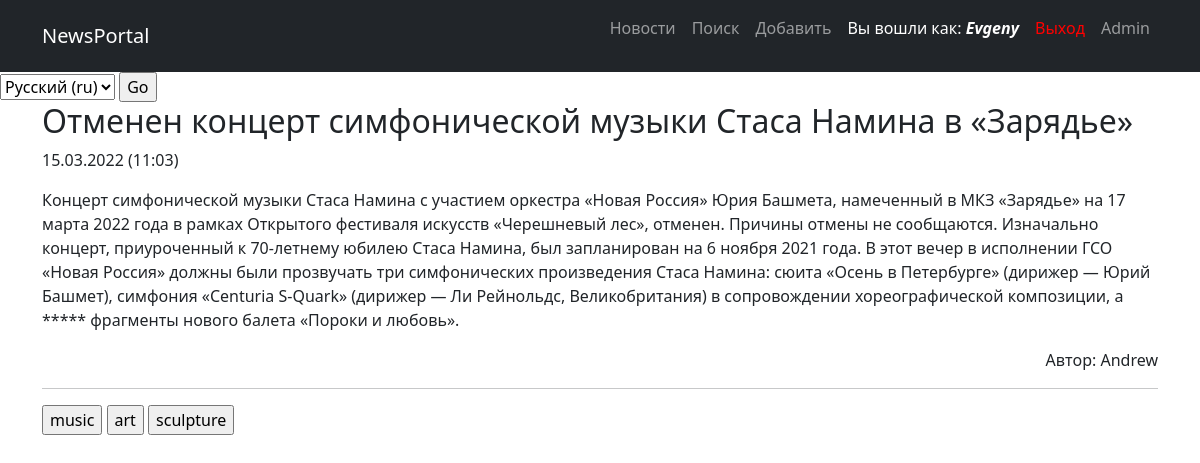
The app's page /news/325 (signed in) with its own data.
### newsportal/models.py (models this page shows, shortened)
class Post(models.Model):
    post = 'post'
    news = 'news'
    TYPE_POST = [
        (post, 'Post'),
        (news, 'News'),
    ]
    date_post = models.DateTimeField(auto_now_add=True)
    type_post = models.CharField(max_length=4, choices=TYPE_POST, default=post)
    title_post = models.TextField()
    body_post = models.TextField()
    rate_post = models.IntegerField(default=0)
    author_post = models.ForeignKey("Author", on_delete=models.CASCADE)
    category_post = models.ManyToManyField(Category)

class Author(models.Model):
    rating = models.IntegerField(default=0)
    user = models.OneToOneField(User, on_delete=models.CASCADE)
    def __str__(self):
        return f'{self.user.username}'

class Category(models.Model):
    name = models.CharField(max_length=255, unique=True)
    subscribers = models.ManyToManyField(User)
    def __str__(self):
        return f'{self.name}'

### newsportal/views.py (the view)
# urls.py: path('<int:pk>', NewsPost.as_view(), name='news_detail'),
class NewsPost(DetailView):
    model = Post
    template_name = 'newspost.html'
    context_object_name = 'newspost'
    queryset = Post.objects.all()
    def get_context_data(self, *args, **kwargs):
        if self.request.user.is_authenticated:
            id = self.kwargs.get('pk')
            cat_list = []
            cats = Category.objects.filter(post__pk=id, subscribers=self.request.user).values('name')
            for cat in cats:
                cat_list.append(cat['name'])
            return {
                **super().get_context_data(*args, **kwargs),
                'list_cats': cat_list,
            }
        else:
            return {
                **super().get_context_data(*args, **kwargs),
                'not_authenticated': not self.request.user.is_authenticated,
            }
    def get_object(self, *args, **kwargs):
        obj = cache.get(f'post-{self.kwargs["pk"]}', None)
        if not obj:
            obj = super().get_object(queryset=self.queryset)
            cache.set(f'post-{self.kwargs["pk"]}', obj)
        return obj

### newsportal/templatetags/custom_filters.py (called while the page is built)
@register.filter(name='censor')
@stringfilter
def censor(value):
    lowtext = ''
    stopword = ['бес', 'вам', 'ами', 'ние', 'импресс', 'также']
    ln = len(stopword)
    censored_text = ''
    text = ''
    block = '*'
    for i in value:
        text += i
        lowtext = text.lower()
        flag = 0
        for j in stopword:
            if not lowtext in j:
                flag += 1
            if lowtext == j:
                censored_text += block * len(text)
                flag -= 1
                text = ''
        if flag == ln:
            censored_text += text
            text = ''
    if lowtext != '' and lowtext not in stopword:
        censored_text += text
    elif lowtext != '':
        censored_text += block * len(text)
    return censored_text

### templates/newspost.html (shortened to what this page needs)
{% extends 'account/base.html' %}
{% load i18n %}
{% load custom_filters %}
{% block content %}
<h2>{{newspost.title_post|censor}}</h2>
<p>{{newspost.date_post|date:'d.m.Y (h:m)' }}</p>
<p>{{newspost.body_post|censor}}</p>
<p align="right">{% trans 'Автор' %}: {{newspost.author_post}}</p>
<hr>
{% if not_authenticated %}
    {% for category in newspost.category_post.all %}
        <li style="display:inline;">{{category}}</li>
    {% endfor %}
{% else %}
    <form action="{% url 'subscribe' newspost.pk %}" method="POST">
        {% for category in newspost.category_post.all %}
                {% if category.name in list_cats %}
                    <li style="display:inline;">{{category}}</li>
                {% else %}
                    <li style="display:inline;"><input type="submit" name="category" value="{{category}}"></li>
                {% endif %}
        {% endfor %}
    </form>
{% endif %}
{% endblock content %}

### templates/account/base.html (shortened to what this page needs)
<!DOCTYPE html>
{% load i18n %}
<html lang="en" xmlns="http://www.w3.org/1999/html">
    <head>
        {% load static %}
        <link href="{% static 'css/styles.css' %}" rel="stylesheet" />
    </head>
    <body>
        <nav class="navbar navbar-expand-lg navbar-dark bg-dark">
            <div class="container">
                <a class="navbar-brand" href="{% url 'news_list' %}">NewsPortal</a>
                {% load cache %}
                {% cache 30 body %}
                {% block body %}
                <div class="collapse navbar-collapse" id="navbarSupportedContent">
                    <ul class="navbar-nav ms-auto mb-2 mb-lg-0">
                        <li class="nav-item"><a class="nav-link" href="{% url 'news_list' %}">{% trans "Новости" %}</a></li>
                        <li class="nav-item"><a class="nav-link" href="{% url 'news_search' %}">{% trans "Поиск" %}</a></li>
                    {% if user.is_authenticated %}
                        <li class="nav-item"><a class="nav-link" href="{% url 'news_add' %}">{% trans "Добавить" %}</a></li>
                        <li class="nav-item"><p style="color:white" class="nav-link">{% trans "Вы вошли как:" %} <b><i>{{ user.username }}</i></b></p></li>
                        <li class="nav-item"><a style="color:red" class="nav-link" href="{% url 'account_logout' %}">{% trans "Выход" %}</a></li>
                    {% else %}
                         <li class="nav-item"><a style="color:red" class="nav-link" href="{% url 'account_login' %}">{% trans "Войти" %}</a></li>
                         <li class="nav-item"><a style="color:green" class="nav-link" href="{% url 'account_signup' %}">{% trans "Регистрация" %}</a></li>
                    {% endif %}
                        <li class="nav-item"><a class="nav-link" href="/admin/">Admin</a></li>
                    </ul>
                </div>
                {% endblock body%}
                {% endcache %}
            </div>
        </nav>
        <div>
        <form action="{% url 'set_language' %}" method="post">{% csrf_token %}
                    <select name="language">
                    {% get_current_language as LANGUAGE_CODE %}
                    {% get_available_languages as LANGUAGES %}
                    {% get_language_info_list for LANGUAGES as languages %}
                    {% for language in languages %}
                    <option value="{{ language.code }}"{% if language.code == LANGUAGE_CODE %} selected{% endif %}>
                    {{ language.name_local }} ({{ language.code }})
                    </option>
                    {% endfor %}
                    </select>
                    <input type="submit" value="Go">
                    </form>
        </div>
        <div class="container">
                {% block content %}{% endblock %}
        </div>
    </body>
</html>

### records on screen
Post: title_post|censor "Отменен концерт симфонической музыки Стаса Намина в «Зарядье»", date_post "15.03.2022 (11:03)", body_post|censor "Концерт симфонической музыки Стаса Намина с участием оркестра «Новая Россия» Юрия Башмета, намеченный в МКЗ «Зарядье» на 17 марта 2022 года в рамках Открытого фестиваля искусств «Черешневый лес», отменен. Причины отмены не сообщаются. Изначально концерт, приуроченный к 70-летнему юбилею Стаса Намина, был запланирован на 6 ноября 2021 года. В этот вечер в исполнении ГСО «Новая Россия» должны были прозвучать три симфонических произведения Стаса Намина: сюита «Осень в Петербурге» (дирижер — Юрий Башмет), симфония «Centuria S-Quark» (дирижер — Ли Рейнольдс, Великобритания) в сопровождении хореографической композиции, а ***** фрагменты нового балета «Пороки и любовь».", author_post "Andrew"
Category: category "music"
Category: category "art"
Category: category "sculpture"

### other values on screen
{{ user.username }} "Evgeny"
form field language "Русский (ru)"
